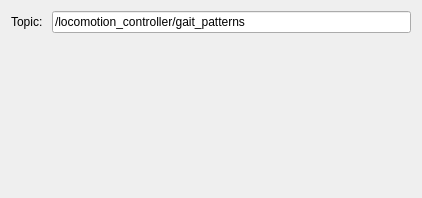
<?xml version="1.0" encoding="UTF-8"?>
<ui version="4.0">
 <class>LocoVisualizer</class>
 <widget class="QWidget" name="LocoVisualizer">
  <property name="geometry">
   <rect>
    <x>0</x>
    <y>0</y>
    <width>420</width>
    <height>198</height>
   </rect>
  </property>
  <property name="minimumSize">
   <size>
    <width>0</width>
    <height>0</height>
   </size>
  </property>
  <property name="maximumSize">
   <size>
    <width>16777215</width>
    <height>16777215</height>
   </size>
  </property>
  <property name="windowTitle">
   <string>Loco Visualizer</string>
  </property>
  <layout class="QGridLayout" name="gridLayout">
   <item row="0" column="0">
    <layout class="QVBoxLayout" name="gaitPatternWidgetContainer" stretch="0,1">
     <property name="sizeConstraint">
      <enum>QLayout::SetMaximumSize</enum>
     </property>
     <item>
      <layout class="QHBoxLayout" name="horizontalLayout">
       <item>
        <widget class="QLabel" name="label">
         <property name="text">
          <string>Topic: </string>
         </property>
        </widget>
       </item>
       <item>
        <widget class="QLineEdit" name="lineEditTopic">
         <property name="text">
          <string>/locomotion_controller/gait_patterns</string>
         </property>
        </widget>
       </item>
      </layout>
     </item>
     <item>
      <widget class="rqt_loco_visualizer::GaitPatternWidget" name="widgetGaitPattern" native="true">
       <property name="minimumSize">
        <size>
         <width>400</width>
         <height>140</height>
        </size>
       </property>
      </widget>
     </item>
    </layout>
   </item>
  </layout>
 </widget>
 <layoutdefault spacing="6" margin="11"/>
 <customwidgets>
  <customwidget>
   <class>rqt_loco_visualizer::GaitPatternWidget</class>
   <extends>QWidget</extends>
   <header>rqt_loco_visualizer/GaitPatternWidget.h</header>
   <container>1</container>
  </customwidget>
 </customwidgets>
 <resources/>
 <connections/>
</ui>
